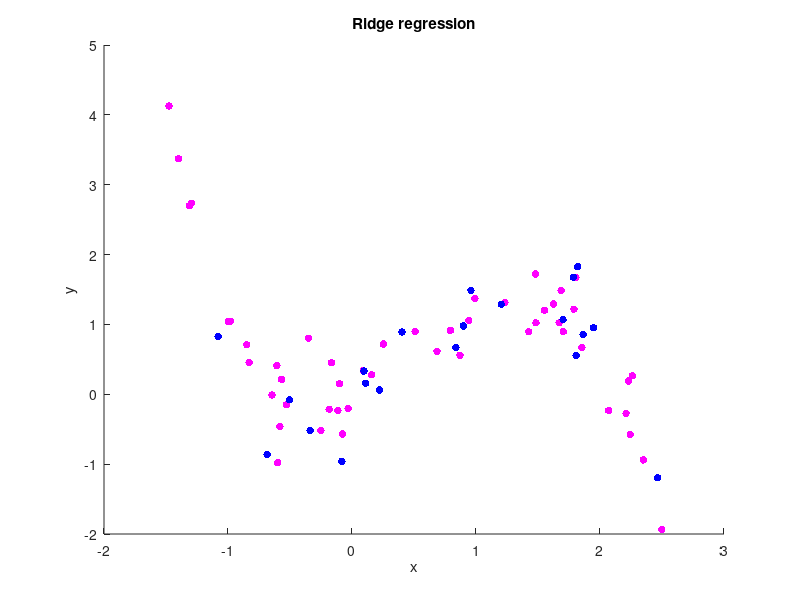

MATLAB code for this plot: (Note: this script raises an error after producing the figure.)
%%	Exercise 5 - Ridge regression


%%	Initialization
clear all; clc;
load('dataRidge.mat');


%%	Part (a)
figure(1);  clf;  hold all;
title('Ridge regression');  xlabel('x');  ylabel('y');

%	Plot the Training and Test points
scatter(x_train, y_train, 30, 'm', 'fill');	% Training points
scatter(x_test , y_test , 30, 'b', 'fill');	% Test points

%	Plot the fitted line
w = RidgeLLS(x_train, y_train, 0);
X = [min(x_train); max(x_train)];
y = [[1;1] X] * w;
line(X, y, 'LineStyle', '--', 'Color', 'r');

%	Predict and plot the test labels
y_test_pred = add1(x_test) * w;
scatter(x_test, y_test_pred, 40, 'r', 'fill');

%	Format
lgnd = char('y_{train}', 'y_{test}', 'y_{lin}', 'y_{test,lin}');
legend(lgnd);


%%	Part (b) - Linear least square with polynomial basis functions

%	Calculating the basis columns
powers = 1:15;

%	Non-linear (polynomial) features for x_train
X_train_poly = mapFeatures(x_train, powers);

w = RidgeLLS(X_train_poly, y_train, 0);

xx = -1.5:0.01:2.5;
Xx_poly = mapFeatures(xx, powers);
yy = add1(Xx_poly) * w;
plot(xx, yy, ':', 'Color', rand(1,3));
lgnd = char(lgnd, 'y_{poly}');
legend(lgnd);

%%
% All functions which may be represented or approximated by a 15 degree
% polynomial may be learnt by these basis functions, i.e.
% $\forall f \in P_{5}$


%%	Part (c) - Ridge regression

%	Plot the ridge regression function
lambda = [1e-4 1e-1 1e+1];
X_train_poly = mapFeatures(x_train, powers);
for i = 1:length(lambda)
	w = RidgeLLS(X_train_poly, y_train, lambda(i));
	y_train_ridge = add1(Xx_poly) * w;
	plot(xx, y_train_ridge, 'Color', rand(1,3));
	lgnd = char(lgnd, strcat('y_{ridge, \lambda=', num2str(lambda(i)), '}'));
end
legend(lgnd);

xlim([min([x_train; x_train]), max([x_train; x_train])]);
ylim([min([y_train; y_train]), max([y_train; y_train])]);

%	Prediction error
lambda = -15:1;
err = zeros(length(lambda), 1);
for i = 1:length(lambda)
	w = RidgeLLS(X_train_poly, y_train, 2 ^ lambda(i));
	err(i) = lossL2(y_train, add1(X_train_poly) * w);
end
[lambda',  2 .^ lambda',  err]
